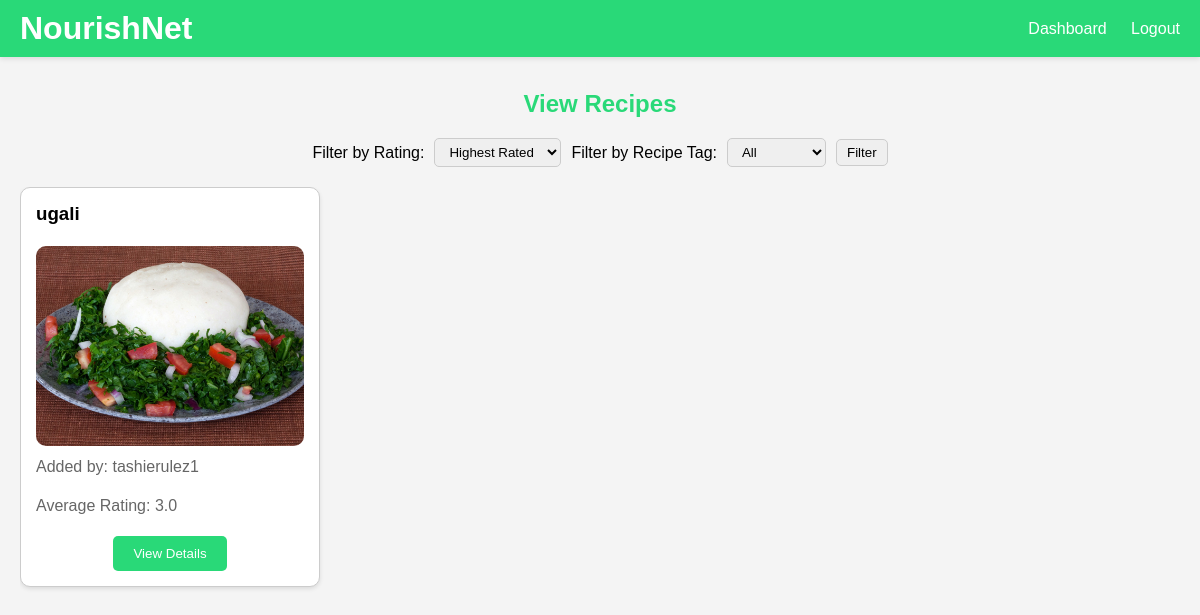
/viewrecipesadmin.php?recipe_tag=Dinner, run on the app's committed database.
### tables this page shows
CREATE TABLE `recipe` (
  `recipe_id` int(11) NOT NULL,
  `user_id` int(11) DEFAULT NULL,
  `recipe` varchar(255) NOT NULL,
  `recipe_description` text DEFAULT NULL,
  `recipe_ingredients` text DEFAULT NULL,
  `recipe_instructions` text DEFAULT NULL,
  `recipe_image` varchar(255) DEFAULT NULL,
  `recipe_tag` varchar(255) NOT NULL,
  `recipe_nutrition` varchar(500) NOT NULL,
  `recipe_suitability` varchar(500) NOT NULL
);

CREATE TABLE `users` (
  `user_id` int(255) NOT NULL,
  `username` varchar(255) NOT NULL,
  `password` varchar(255) NOT NULL,
  `email` varchar(255) NOT NULL,
  `user_type` varchar(255) NOT NULL
);

### viewrecipesadmin.php (the view, shortened to what this page needs)
<?php
include 'config.php';
$conn = new mysqli($servername, $username, $password, $dbname);
$rating_filter = isset($_GET['rating']) ? $_GET['rating'] : 'highest';
$recipe_tag_filter = isset($_GET['recipe_tag']) ? $_GET['recipe_tag'] : 'all';
$order_by = $rating_filter == 'lowest' ? 'ASC' : 'DESC';
$recipe_tag_condition = $recipe_tag_filter != 'all' ? "WHERE recipe.recipe_tag = '$recipe_tag_filter'" : '';
$sql = "SELECT recipe.recipe_id, recipe.recipe, recipe.recipe_image, recipe.recipe_tag, users.username, AVG(rating.rating) AS avg_rating
        FROM recipe
        JOIN users ON recipe.user_id = users.user_id
        LEFT JOIN rating ON recipe.recipe_id = rating.recipe_id
        $recipe_tag_condition
        GROUP BY recipe.recipe_id
        ORDER BY avg_rating $order_by";
$result = $conn->query($sql);
?>
<!DOCTYPE html>
<html lang="en">
<head>
</head>
<body>
    <div class="taskbar">
        <div class="taskbar-left">
            <h1>NourishNet</h1>
        </div>
        <div class="taskbar-right">
            <a href="admindashboard.php">Dashboard</a>
            <a href="logout.php">Logout</a>
        </div>
    </div>
    <div class="content">
        <h2>View Recipes</h2>
        <div class="filters">
            <form method="GET" action="">
                <label for="rating">Filter by Rating:</label>
                <select name="rating" id="rating">
                    <option value="highest">Highest Rated</option>
                </select>
                <label for="recipe_tag">Filter by Recipe Tag:</label>
                <select name="recipe_tag" id="recipe_tag">
                    <option value="all">All</option>
                </select>
                <input type="submit" value="Filter">
            </form>
        </div>
        <div class="recipes-container">
            <?php
            if ($result->num_rows > 0) {
                while($row = $result->fetch_assoc()) {
                    echo "<div class='recipe'>";
                    echo "<h3>".$row["recipe"]."</h3>";
                    echo '<img src="'.$row["recipe_image"].'" alt="'.$row["recipe"].'">';
                    echo "<p>Added by: ".$row["username"]."</p>";
                    echo "<p>Average Rating: ";
                    echo number_format($row["avg_rating"], 1);
                    echo "</p>";
                    echo "<form action='viewrecipe.php' method='GET'>";
                    echo "<input type='submit' value='View Details'>";
                    echo "</form>";
                    echo "</div>";
                }
            } else {
                echo "<p>No recipes found</p>";
            }
            ?>
        </div>
    </div>
</body>
</html>

### viewrecipesadmin.php (style rules this page uses)
* { margin: 0; padding: 0; box-sizing: border-box; font-family: 'Arial', sans-serif; }
body { background: #f4f4f4; margin: 0; padding: 0; }
.taskbar { position: fixed; top: 0; left: 0; width: 100%; background: #29d978; padding: 10px 20px; display: flex; justify-content: space-between; align-items: center; box-shadow: 0 2px 5px rgba(0, 0, 0, 0.1); z-index: 1000; }
.taskbar-left { display: flex; align-items: center; }
.taskbar-left h1 { color: white; margin-right: 20px; }
.taskbar-right a { color: white; text-decoration: none; margin-left: 20px; font-size: 16px; transition: color 0.3s; }
.content { margin-top: 70px; padding: 20px; }
h2 { color: #29d978; text-align: center; margin-bottom: 20px; }
.filters { display: flex; justify-content: center; margin-bottom: 20px; }
.filters form { display: flex; align-items: center; gap: 10px; }
.filters select, .filters input[type="submit"] { padding: 5px 10px; border: 1px solid #ccc; border-radius: 5px; }
.recipes-container { display: flex; overflow-x: auto; gap: 10px; padding-bottom: 20px; }
.recipe { width: 300px; height: 400px; border: 1px solid #ccc; padding: 15px; background: #fff; border-radius: 10px; box-shadow: 0 2px 4px rgba(0, 0, 0, 0.1); flex-shrink: 0; display: flex; flex-direction: column; justify-content: space-between; }
.recipe img { max-width: 100%; height: 200px; object-fit: cover; border-radius: 10px; }
.recipe h3 { color: black; margin-bottom: 10px; }
.recipe p { color: #666; margin-bottom: 10px; }
.recipe form { text-align: center; }
.recipe form input[type="submit"] { background: #29d978; color: white; border: none; padding: 10px 20px; border-radius: 5px; cursor: pointer; transition: background 0.3s; }

### data on the page
recipe: recipe "ugali", recipe_image (picture), user.username "tashierulez1", avg_rating "3.0"
